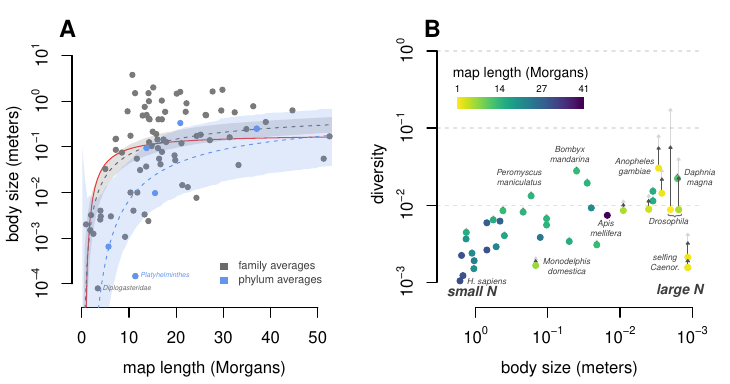

R code for this plot:
# map_length_body_size.r -- create the body size / map length figure

library(tidyverse)
library(ggrepel)
library(viridis)
library(grDevices)
library(wesanderson)
library(shape)
library(rstan)
source('../../R/utilities.r')


load('../../data/body_size_map_length_bayesian.Rdata')
opar <- par(no.readonly=TRUE)
arrow_col <- 'gray32'

pdf <- TRUE
# pdf <- FALSE
if (pdf) pdf("map_length_body_size_bayesian.pdf", width=7.3, height=7.3/1.9)

par(mfrow=c(1, 2), mar=c(3.8, 3.6, 2.1, 1.4))

with(family_mean, plot(map_length, log10_size, pch=19, axes=FALSE, cex=0.7,
                       ylab='', xlab='', xlim=c(0, 52), ylim=c(-4.3, 1.1), 
                       type='n', col='gray48'))

lines(x_new, colMeans(extract(bmf3, 'mu_rep')$mu_rep), 
      lty='solid', col=scales::alpha('red', 0.8), lwd=1, lend='butt')

with(family_mean, points(map_length, log10_size, pch=19, cex=0.7,
                        ylab='', xlab='', xlim=c(0, 52), ylim=c(-4.3, 1.1), col='gray48'))


axis(1, seq(0, 50, 10))
axis(2, seq(-4, 1), seq(-4, 1), labels=latex2exp::TeX(sprintf("$10^{%d}$", seq(-4, 1))))

ci_polygon(x_new, bmf1, color='gray42', type='hpdi', 
           transp=0.2, par='mu_rep')
lines(x_new, colMeans(extract(bmf1, 'mu_rep')$mu_rep), 
      lty='dashed', col='gray42')

with(phyla_mean, points(map_length, log10_size, pch=19, col='cornflowerblue', cex=0.7))
ci_polygon(x_new, bmp1, color='cornflowerblue', type='hpdi', 
           transp=0.2, par='mu_rep')
lines(x_new, colMeans(extract(bmp1, 'mu_rep')$mu_rep), 
      lty='dashed', col='cornflowerblue')

# PPD
#ci_polygon(x_new, bmf1, color='gray42', type='quantile', 
#           transp=0.1, par='y_rep')
#ci_polygon(x_new, bmp1, color='cornflowerblue', type='quantile', 
#           transp=0.1, par='y_rep')

legend(27, -3, inset=0, legend=c('family averages', 'phylum averages'), 
       fill=c('gray42', 'cornflowerblue'),
			 title='',
			 adj=c(0, 0.45),
			 cex=0.7,
			 bty='n', text.col='gray24',
			 border=0)

#labels <- with(family_mean, identify(map_length, log10_size, family))

text(12.4, -3.83, "Platyhelminthes", col='cornflowerblue', cex=0.4, adj=0, font=3)
text(4.4, -4.10, "Diplogasteridae", col='gray42', cex=0.4, adj=0, font=3)

title(xlab='map length (Morgans)', ylab='body size (meters)', line=2.5)

mtext("A", 3, at=-3, cex=1.4, xpd=TRUE, font=2)

# second plot
load('../../data/diversity_size_theory.Rdata')

set.seed(1)
#xjitter <- rnorm(length(dtft$size), 0, 0.06)
xjitter <- 0
with(dtft, plot(log10(size) + xjitter, log10(diversity / Ne_N_HK94), 
								type='n', 
                axes=FALSE,
								xlim=c(0.4, -3), 
                ylim=c(-3.2, 0),
								ylab='', xlab=''))

with(dtft, Arrows(log10(size) + xjitter, log10(diversity), 
                  log10(size) + xjitter, log10(diversity / Ne_N_HK94),
									arr.type="triangle", arr.width=0.07, 
                  arr.length=0.05, lcol='gray84',
                  lwd=0.8,
									arr.col='gray84'))

with(dtft, Arrows(log10(size) + xjitter, log10(diversity), 
                  log10(size) + xjitter, log10(diversity / Ne_N_SC98),
									arr.type="triangle", arr.width=0.07, 
                  arr.length=0.05, lcol='gray32',
                  lwd=0.8,
									arr.col=arrow_col))


# abline(a=-2.5, b=0.04, lty=2)

nbins <- 41
ml_cols <- rev(viridis(nbins))
#ml_cols <- rev(wes_palette('Zissou1'))
#ml_cols <- wescols[c(2, 3, 4, 1)]
#mwescolsl_bins <- cut_interval(round(dtft$map_length, 0), 5)
#ml_bins <- cut(round(dtft$map_length, 0), c(0, 10, 20, 30, 41))
ml_bins <- cut_interval(dtft$map_length, n=41)
stopifnot(all(!is.na(ml_bins)))

midpoint <- function(x) {
  out <- lapply(strsplit(x, ','), function(y) {
           as.numeric(gsub('(\\)|\\]|\\[|\\()', '', y))
       })
  rowMeans(do.call(rbind, out))
}

with(dtft, points(log10(size) + xjitter, log10(diversity), 
									pch=19,
									cex=0.8, #col='gray23'))
									col=ml_cols[ml_bins]))

# experimental stuff
# selfers <- c('Caenorhabditis briggsae', 'Caenorhabditis elegans')
# f <- nls(log10(diversity / Ne_N_SC98) ~ a + log10(size), 
#            data=dtft %>% filter(!species %in% selfers),
#            start=list(a=-3))
# x <- seq(0, -3, length.out=100)
# lines(x, -3.2 - x)

# this is ridiculous, but I'm OCD as fuck.... but I want certain points
# to not obscure arrows. 
overdraw <- c(1L, 22L, 26L)
with(dtft[overdraw, ], Arrows(log10(size), log10(diversity), 
                              log10(size), log10(diversity / Ne_N_SC98),
									       arr.type="triangle", arr.width=0.07, arr.length=0.05, 
                         lcol=arrow_col,
                         lwd=0.8,
									       arr.col=arrow_col))
with(dtft[overdraw, ], points(log10(size), log10(diversity), 
								              pch=19,
								              cex=0.8, #col='gray23'))
								              col=ml_cols[ml_bins]))

abline(h=-2, col=alpha('gray42', 0.2), lty=2)
abline(h=-1, col=alpha('gray42', 0.2), lty=2)
abline(h=0, col=alpha('gray42', 0.2), lty=2)
axis(1, seq(0, -3), labels=latex2exp::TeX(sprintf("$10^{%d}$", seq(0, -3))))
axis(2, seq(0, -3), labels=latex2exp::TeX(sprintf("$10^{%d}$", seq(0, -3))))

# a line showing the diversity range
#segments(0.507, log10(min(dtft$diversity)), 0.507, log10(max(dtft$diversity)), 
#         lwd=3, xpd=TRUE, lend='butt',
#         col='gray68')
#
#segments(log10(max(dtft$size)), -3.167, log10(min(dtft$size)), -3.167,
#         lwd=3, xpd=TRUE, lend='butt',
#         col='gray68')

# continuous gradient legend
legend_image <- as.raster(matrix(ml_cols, nrow =1))
lx <- 0.25
ly <- -0.6
width <- 1.75
height <- 0.15
rasterImage(legend_image, lx, ly, lx - width, ly - height)
labs <- round(midpoint(levels(ml_bins)))
# use a subset of colors
i <- labs[seq(1, length(levels(ml_bins)), length.out=4)]
labx <- seq(lx, lx - width, length.out=length(i))
text(labx, ly + 0.1, labs[i], cex=0.6)
text((2*lx - width)/2, ly + 0.25, "map length (Morgans)",
     adj=c(0.5, 0), cex=0.8)

# legend(x=0.5, y=-0.1, inset=0, 
#        legend=labs[i], fill=ml_cols[i],
# 			 title='  map length (Morgans)',
# 			 adj=c(-0.15, 0.5),
#        horiz=TRUE,
# 			 cex=0.7, ncol=1, xpd=TRUE,
# 			 bty='n', text.col='gray24',
# 			 border=0)

#labels <- with(dtft, identify(log10(size), log10(diversity), species))

# labels
text(-2.62, -2.74, "selfing\nCaenor.", cex=0.5, col='gray24', font=3)
text(-2.2,  -1.5, "Anopheles\ngambiae", cex=0.5, col='gray24', font=3)

text(-2.76, -2.14, '{', srt = 90, cex = 0.9, col='gray42')
text(-2.67,  -2.23, "Drosophila", cex=0.5, col='gray24', font=3)
text(-0.15,  -3., "H. sapiens", cex=0.5, col='gray24', font=3)
text(-0.6,  -1.64, "Peromyscus\nmaniculatus", cex=0.5, col='gray24', font=3)
text(-1.26,  -2.8, "Monodelphis\ndomestica", cex=0.5, col='gray24', font=3)
text(-3.1,  -1.64, "Daphnia\nmagna", cex=0.5, col='gray24', font=3, xpd=TRUE)
text(-1.3,  -1.34, "Bombyx\nmandarina", cex=0.5, col='gray24', font=3)
text(-1.8,  -2.3, "Apis\nmellifera", cex=0.5, col='gray24', font=3)

text(-2.5, -3.12, 'large N', adj=0, font=4, cex=0.8, col='gray24', xpd=TRUE)
text(0.4, -3.12, 'small N', adj=0, font=4, cex=0.8, col='gray24')

title(xlab='body size (meters)', ylab='diversity', line=2.5)

mtext("B", 3, at=0.6, cex=1.4, font=2)

if (pdf) dev.off()
par(opar)

